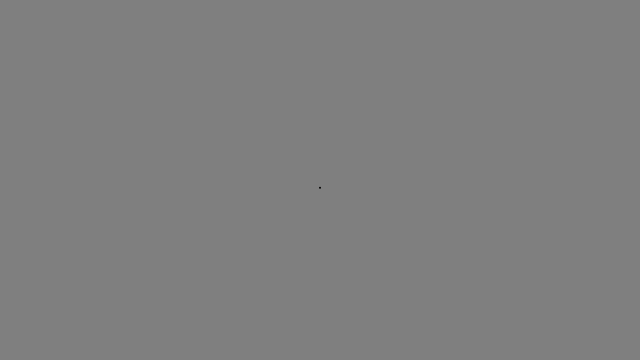
Frame 1 (no input)
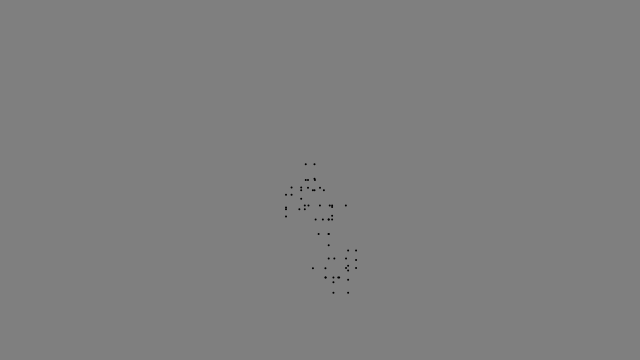
Frame 60 (no input)
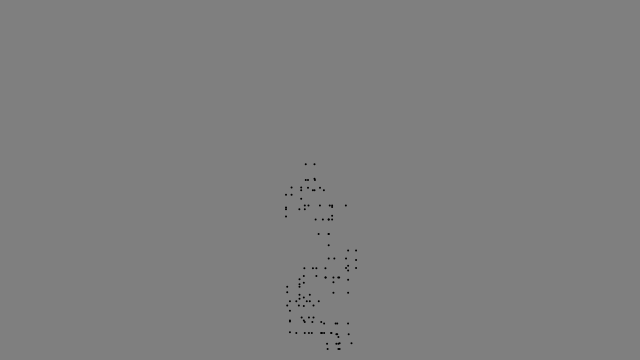
Frame 120 (the mouse pressed at the canvas centre since frame 60)

The p5.js sketch that drew these frames (run headless with seeded random() and noise() and a simulated clock; from frame 60 on, the mouse is pressed at the canvas centre):

// p5.js sketch
// ── sketch.js
/*
A Gaussian random walk is defined as one in which the step size 
(how far the object moves in a given direction) is generated with 
a normal distribution. Implement this variation of the random walk.
*/

let walker;

function setup() {
  createCanvas(640,360);
  walker = new Walker();
  background(127);
}

function draw() {
  walker.step();
  walker.render();
}
// ── walker.js
/*
Create a random walker with dynamic probabilities. 
For example, can you give it a 50% chance of moving in the direction of the mouse?
*/

// The Nature of Code
// Daniel Shiffman
// http://natureofcode.com

// A random walker object!

class Walker {
    constructor() {
        this.x = width / 2;
        this.y = height / 2;
    }

    render() {
        stroke(0);
        strokeWeight(2);
        point(this.x, this.y);
    }

    step() {
        const choice = floor(random(4));
        const stepSize = randomGaussian(10, 3)

        console.log(choice);
        console.log(stepSize)
        if (choice === 0) {    
            this.x += stepSize;
        } else if (choice === 1) {
            this.x -= stepSize;
        } else if (choice === 2) {
            this.y += stepSize;
        } else {
            this.y -= stepSize;
        }

        this.x = constrain(this.x, 0, width-1);
        this.y = constrain(this.y, 0, height-1);
    }
}
